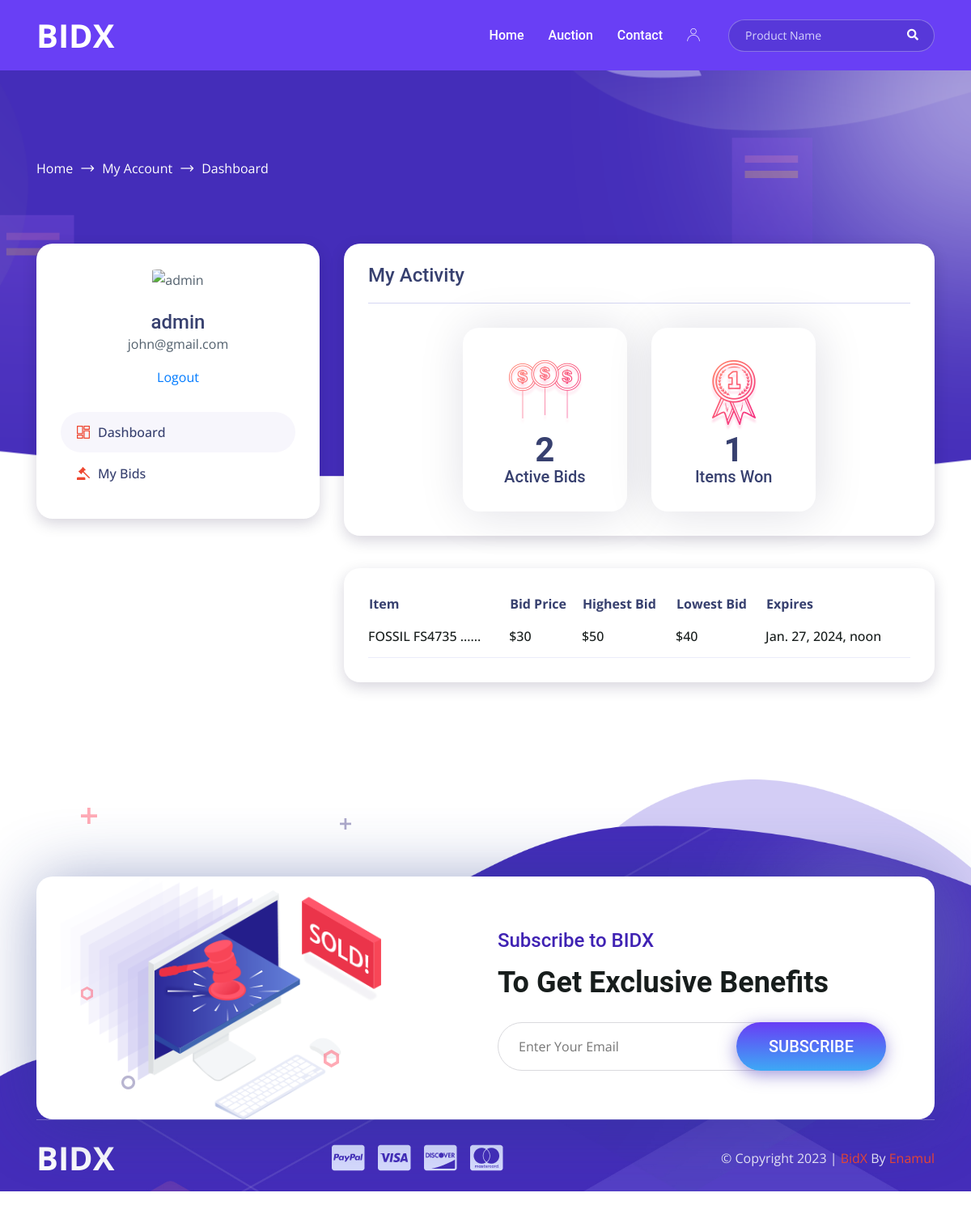
Page /dashboard (signed in) on the committed database.
### auctions/models.py (models this page shows)
class User(AbstractUser):
    pass

class auctionlist(models.Model):
    user = models.ForeignKey(User, on_delete=models.CASCADE, null=True)
    title = models.CharField(max_length=64)
    short_desc = models.TextField(default=None, blank=True, null=True)
    desc = tinymce_models.HTMLField()
    starting_bid = models.IntegerField()
    buy_now_price = models.IntegerField(default=0)
    bid_watch_list = models.IntegerField(default=0)
    image_url = models.CharField(max_length=228, default=None, blank=True, null=True)
    expire_date = models.DateTimeField(blank=False, null=True)
    categories = models.ManyToManyField('Category', through='AuctionCategory')
    active_bool = models.BooleanField(default=True)

### auctions/views.py (the view)
# urls.py: path("dashboard", views.dashboard, name="userDashboard"),
@login_required(login_url='login')
def dashboard(request):
    userBids = bids.objects.filter(user=request.user.username)
    user_auctions = auctionlist.objects.filter(id__in=[bid.listingid for bid in userBids])
    your_win = winner.objects.filter(user=request.user.username)
    for auction in user_auctions:
        highest_bid = bids.objects.filter(listingid=auction.id).aggregate(Max('bid'))
        lowest_bid = bids.objects.filter(listingid=auction.id).aggregate(Min('bid'))
        auction.highest_bid_price = highest_bid if highest_bid is not None else 0
        auction.lowest_bid_price = lowest_bid if lowest_bid is not None else 0
    return render(request, "auctions/dashboard.html", {
        'username': request.user.username,
        'auctions': user_auctions,
        'your_win': len(your_win),
        'active_bids': len(userBids)
    })

### auctions/templates/auctions/dashboard.html (shortened to what this page needs)
{% extends "auctions/layout.html" %}
{% load static %}
{% block body %}
    <div class="hero-section style-2 pb-lg-400">
        <div class="container">
            <ul class="breadcrumb">
                <li>
                    <a href="index.html">Home</a>
                </li>
                <li>
                    <a href="#0">My Account</a>
                </li>
                <li>
                    <span>Dashboard</span>
                </li>
            </ul>
        </div>
    </div>
    <section class="dashboard-section padding-bottom mt--240 mt-lg--325 pos-rel">
        <div class="container">
            <div class="row justify-content-center">
                <div class="col-sm-10 col-md-7 col-lg-4">
                    <div class="dashboard-widget mb-30 mb-lg-0">
                        <div class="user">
                            <div class="thumb-area">
                                <div class="thumb">
                                    <img src="https://encrypted-tbn0.gstatic.com/images?q=tbn:ANd9GcS0YtOC-DWcKhaIbwJDRuAlgKJKugPwp5dfhKKgOJf_UDtKQdOeZq9CQEetxDF1jmntumU&usqp=CAU" alt="{{ username}}">
                                </div>
                            </div>
                            <div class="content">
                                <h5 class="title">{{ username}}</h5>
                                <span class="username">
                                                          </span>
                                <div style="margin-top: 15px;">
                                    <a href="{% url 'logout' %}" >Logout</a>
                                </div>
                            </div>
                        </div>
                        <ul class="dashboard-menu">
                            <li>
                                <a href="{% url 'userDashboard' %}" class="active"><i class="flaticon-dashboard"></i>Dashboard</a>
                            </li>
                            <li>
                                <a href="{% url 'userBids' %}"><i class="flaticon-auction"></i>My Bids</a>
                            </li>
                        </ul>
                    </div>
                </div>
                <div class="col-lg-8">
                    <div class="dashboard-widget mb-40">
                        <div class="dashboard-title mb-30">
                            <h5 class="title">My Activity</h5>
                        </div>
                        <div class="row justify-content-center mb-30-none">
                            <div class="col-md-4 col-sm-6">
                                <div class="dashboard-item">
                                    <div class="thumb">
                                        <img src="{% static 'auctions' %}/images/dashboard/01.png" alt="dashboard">
                                    </div>
                                    <div class="content">
                                        <h2 class="title"><span class="counter">{{ active_bids }}</span></h2>
                                        <h6 class="info">Active Bids</h6>
                                    </div>
                                </div>
                            </div>
                            <div class="col-md-4 col-sm-6">
                                <div class="dashboard-item">
                                    <div class="thumb">
                                        <img src="{% static 'auctions' %}/images/dashboard/02.png" alt="dashboard">
                                    </div>
                                    <div class="content">
                                        <h2 class="title"><span class="counter">{{ your_win }}</span></h2>
                                        <h6 class="info">Items Won</h6>
                                    </div>
                                </div>
                            </div>
                        </div>
                    </div>
                    <div class="dashboard-widget">
                        <div class="tab-content">
                            <div class="tab-pane show active fade" id="current">
                                <table class="purchasing-table">
                                    <thead>
                                    <th>Item</th>
                                    <th>Bid Price</th>
                                    <th>Highest Bid</th>
                                    <th>Lowest Bid</th>
                                    <th>Expires</th>
                                    </thead>
                                    <tbody>
                                    {% for a_list in auctions %}
                                    <tr>
                                        <td title="{{ a_list.title }}" data-purchase="item">{{ a_list.title|truncatewords:2 }}{% if a_list.title.split|length > 2 %}...{% endif %}</td>
                                        <td data-purchase="bid price">${{ a_list.starting_bid}}</td>
                                        <td data-purchase="highest bid">${{ a_list.highest_bid_price.bid__max }}</td>
                                        <td data-purchase="lowest bid">${{ a_list.lowest_bid_price.bid__min }}</td>
                                        <td class="dashboard-expire-date" data-dashboard-expire="{{ a_list.expire_date }}" data-purchase="expires">{{ a_list.expire_date }}</td>
                                    </tr>
                                    {% endfor %}
                                    </tbody>
                                </table>
                            </div>
                        </div>
                    </div>
                </div>
            </div>
        </div>
    </section>
{% endblock %}

### rows in the picture
User: username "admin"
auctionlist: title "FOSSIL FS4735 …", starting_bid "30", highest_bid_price.bid__max "50", lowest_bid_price.bid__min "40", expire_date "Jan. 27, 2024, noon"

### other values in the picture
{{ active_bids }} "2"
{{ your_win }} "1"
